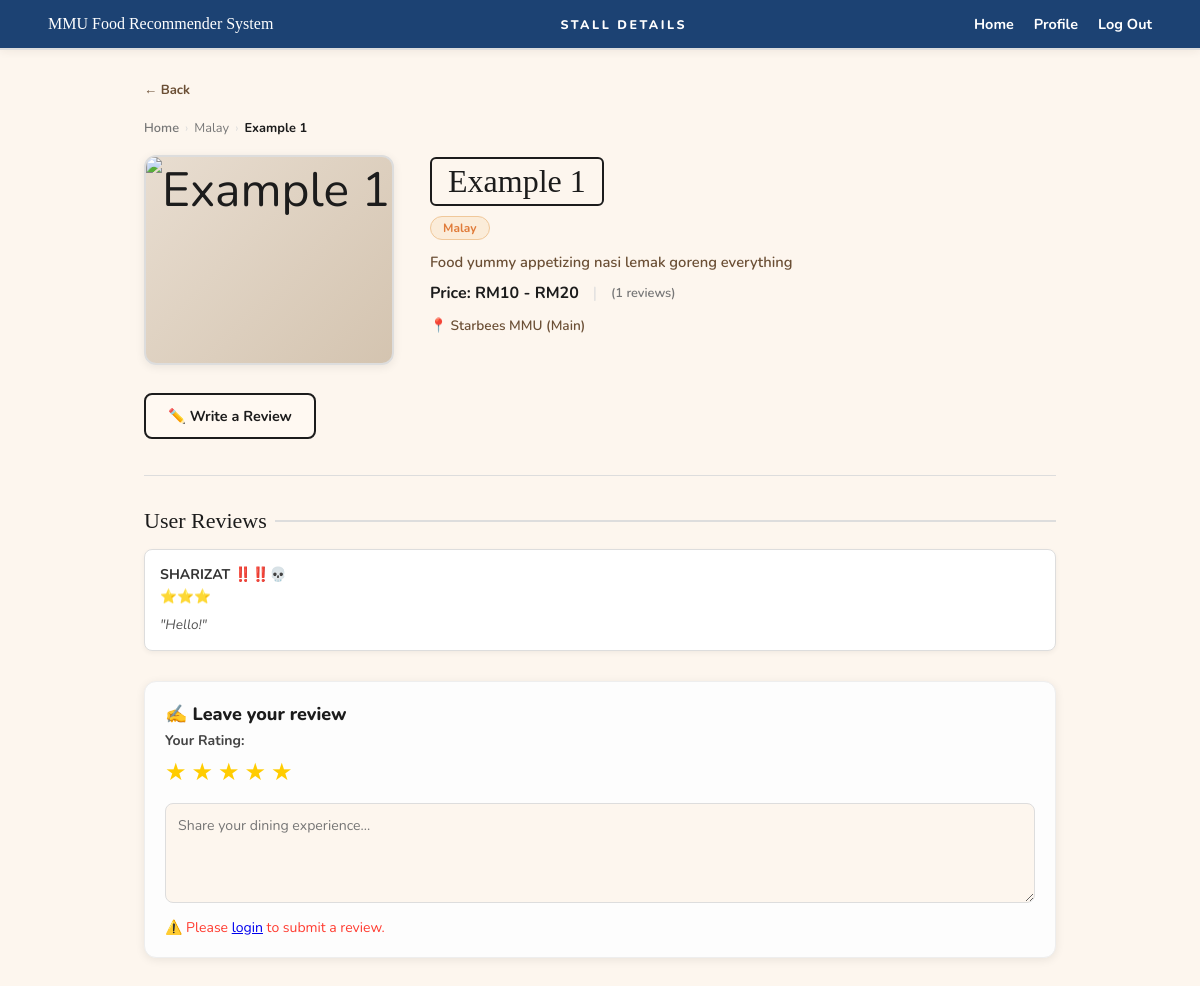
The page /stall/1 on the database its author committed.
### app.py (models this page shows)
class Stall(db.Model):
    id = db.Column(db.Integer, primary_key=True)
    name = db.Column(db.String(120), nullable=False)
    location_id = db.Column(db.Integer, db.ForeignKey('location.id'), nullable=False)
    category = db.Column(db.String(100))
    description = db.Column(db.Text)
    manager_id = db.Column(db.Integer, db.ForeignKey('user.id'))
    food_type = db.Column(db.String(50))
    price_range = db.Column(db.String(10), nullable=False, default="RM")
    image_file = db.Column(db.String(100), nullable=False, default='default_stall.jpg')
    reviews = db.relationship('Review', backref='stall', cascade="all, delete-orphan", lazy=True)

class Location(db.Model):
    id = db.Column(db.Integer, primary_key=True)
    name = db.Column(db.String(120), nullable=False)
    stalls = db.relationship('Stall', backref='place', lazy=True)

class Review(db.Model):
    id = db.Column(db.Integer, primary_key=True)
    rating = db.Column(db.Integer, nullable=False)
    comment = db.Column(db.Text)
    user_id = db.Column(db.Integer, db.ForeignKey('user.id'), nullable=False)
    stall_id = db.Column(db.Integer, db.ForeignKey('stall.id'), nullable=False)
    author = db.relationship('User', backref=db.backref('my_reviews', lazy=True))

class User(db.Model, UserMixin):
    id = db.Column(db.Integer, primary_key=True)
    name = db.Column(db.String(100), nullable=True)
    email = db.Column(db.String(120), unique=True, nullable=False)
    password = db.Column(db.String(120), nullable=False)
    role = db.Column(db.String(20), default='user')
    avatar_file = db.Column(db.String(100), nullable=False, default='default_avatar.png')

### app.py (the view)
@app.route('/stall/<int:stall_id>')
def stall_details(stall_id):
    stall = Stall.query.get_or_404(stall_id)
    return render_template('stall.html', stall=stall)

### templates/stall.html (shortened to what this page needs)
<!DOCTYPE html>
<html lang="en">
<head>
  <link rel="stylesheet" href="{{ url_for('static', filename='stall.css') }}"/>
</head>
<body>
<nav>
  <div class="nav-logo">MMU Food Recommender System</div>
  <div class="nav-center">Stall Details</div>
  <div class="nav-right">
    <a href="{{ url_for('home') }}" style="color: inherit; text-decoration: none;">Home</a>
    <a href="{{ url_for('profile') }}" style="color: inherit; text-decoration: none;">Profile</a>
    <a href="{{ url_for('logout') }}" style="color: inherit; text-decoration: none;">Log Out</a>
  </div>
</nav>
<main>
  <button class="back-btn" onclick="history.back()">← Back</button>
  <div class="breadcrumb">
    <a href="{{ url_for('home') }}">Home</a>
    <span class="sep">›</span>
    <span style="text-transform: capitalize;">{{ stall.category }}</span>
    <span class="sep">›</span>
    <span class="current">{{ stall.name }}</span>
  </div>
  <div class="stall-top">
    <div class="stall-image">
        {% if stall.image_file == 'default_stall.jpg' %}
            <img src="{{ url_for('static', filename='default_stall.jpg') }}" alt="{{ stall.name }}">
        {% else %}
            <img src="{{ url_for('static', filename='uploads/' + stall.image_file) }}" alt="{{ stall.name }}">
        {% endif %}
    </div>
    <div class="stall-info">
        <div class="stall-header-row">
            <div class="stall-name">{{ stall.name }}</div>
        </div>
        <div class="tags">
            <span class="tag" style="text-transform: capitalize;">{{ stall.category }}</span>
        </div>
        <div class="stall-category">{{ stall.description if stall.description else "No description provided." }}</div>
        <div class="stall-meta">
            <span>Price: {{ stall.price_range }}</span>
            <span class="divider">|</span>
            <span class="review-count">({{ stall.reviews|length }} reviews)</span>
        </div>
        <div class="stall-location">📍 {{ stall.place.name if stall.place else "Main Campus" }}</div>
    </div>
  </div>
  <div class="action-buttons">
    <button class="btn btn-review" onclick="document.getElementById('writeReview').scrollIntoView({behavior:'smooth'})">
      ✏️ Write a Review
    </button>
  </div>
  <hr class="section-divider"/>
  <div class="section-title" style="font-size:22px; margin-bottom: 15px;">User Reviews</div>
  <div class="existing-reviews" id="reviewContainer" style="display: flex; flex-direction: column; gap: 15px;">
    {% if stall.reviews %}
      {% for review in stall.reviews %}
        <div class="review-card" id="review-card-{{ review.id }}" style="background: white; padding: 15px; border-radius: 8px; box-shadow: 0 2px 5px rgba(0,0,0,0.05);">
          <div id="view-mode-{{ review.id }}">
            <div class="review-card-top" style="display: flex; justify-content: space-between; align-items: flex-start; margin-bottom: 8px;">
              <div>
                <div class="reviewer-name" style="font-weight: 700; color: #333; text-transform: capitalize;">
                  {{ review.author.name if review.author.name else "Anonymous User" }}
                </div>
                <div class="review-stars" style="color: #ffcc00; margin-top: 3px;">
                  {% for i in range(review.rating) %}⭐{% endfor %}
                </div>
              </div>
            </div>
            <div class="review-text" style="color: #555; font-style: italic;">"{{ review.comment }}"</div>
          </div>
        </div>
      {% endfor %}
    {% else %}
      <p style="color: #777; font-style: italic; padding: 10px 0;">No reviews written yet. Be the first to share your experience!</p>
    {% endif %}
  </div>
<div class="write-review-box" id="writeReview" style="background: #fdfdfd; padding: 20px; border: 1px solid #eee; border-radius: 12px; margin-top: 30px;">
    <h4 style="margin-top: 0; font-size: 18px; margin-bottom: 5px;">✍️ Leave your review</h4>
    <form action="{{ url_for('add_review', stall_id=stall.id) }}" method="POST">
      <div class="star-picker-container" style="margin-bottom: 15px;">
        <label style="font-size: 14px; font-weight: bold; display: block; margin-bottom: 6px; color: #444;">Your Rating:</label>
        <div class="star-picker" style="font-size: 32px; cursor: pointer; display: flex; gap: 5px; user-select: none;">
          <span class="interactive-star" data-value="1" onclick="updateStarPicker(1)" style="color: #ffcc00; transition: color 0.1s ease;">★</span>
          <span class="interactive-star" data-value="2" onclick="updateStarPicker(2)" style="color: #ffcc00; transition: color 0.1s ease;">★</span>
          <span class="interactive-star" data-value="3" onclick="updateStarPicker(3)" style="color: #ffcc00; transition: color 0.1s ease;">★</span>
          <span class="interactive-star" data-value="4" onclick="updateStarPicker(4)" style="color: #ffcc00; transition: color 0.1s ease;">★</span>
          <span class="interactive-star" data-value="5" onclick="updateStarPicker(5)" style="color: #ffcc00; transition: color 0.1s ease;">★</span>
        </div>
      </div>
      <textarea class="review-textarea" name="comment" required placeholder="Share your dining experience..." style="width: 100%; min-height: 100px; padding: 12px; border: 1px solid #ddd; border-radius: 8px; font-family: inherit; margin-bottom: 15px; resize: vertical; box-sizing: border-box;"></textarea>
      {% if current_user.is_authenticated %}
        <button type="submit" class="submit-btn" style="background: #333; color: white; border: none; padding: 10px 20px; border-radius: 6px; font-weight: bold; cursor: pointer;">Submit Review</button>
      {% else %}
        <p style="margin: 0; color: #ff3b30; font-size: 14px;">⚠️ Please <a href="{{ url_for('login') }}">login</a> to submit a review.</p>
      {% endif %}
    </form>
  </div>
</main>
</body>
</html>

### rows shown on the page
Stall: category "Malay", name "Example 1", description "Food yummy appetizing nasi lemak goreng everything", price_range "RM10 - RM20"
Location: place "Starbees MMU (Main)"
Review: author "SHARIZAT ‼️‼️💀", rating 3 (drawn), comment "Hello!"

### other values the page prints
{{ stall.reviews|length }} "1"
